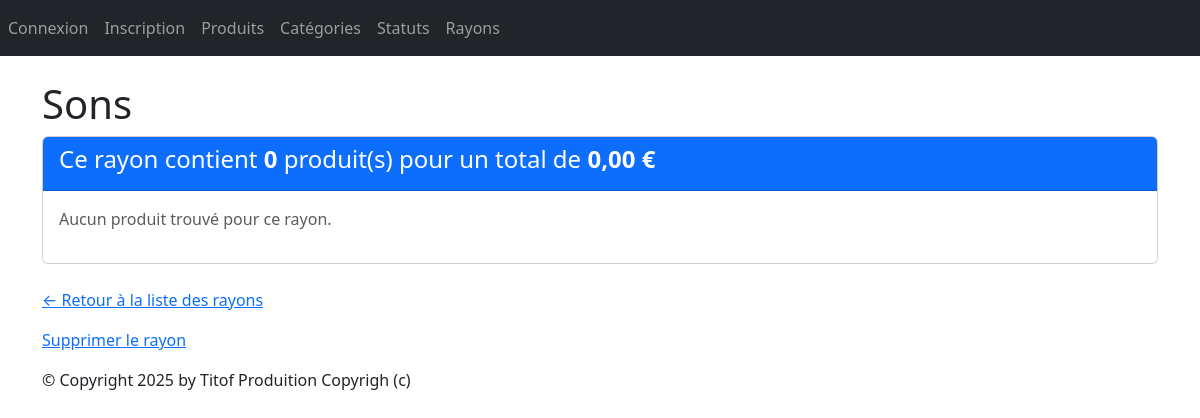
The page /monApp/rayon/4/ on the database as committed earlier.
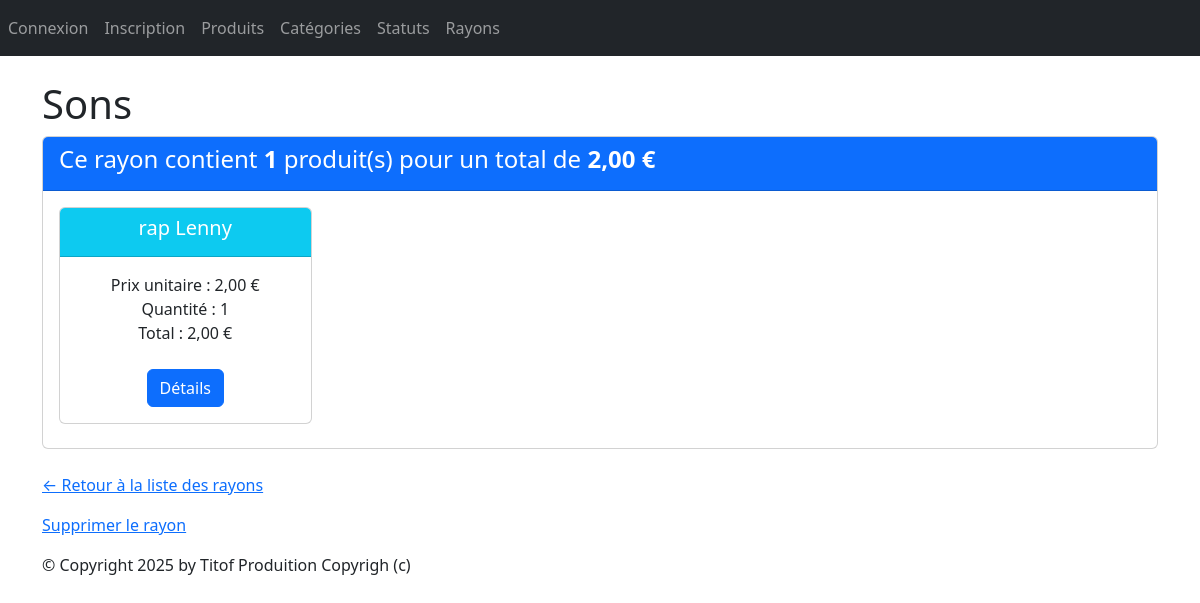
The same page on the database as committed later.
### monApp/models.py (models this page shows, shortened)
class Rayon(models.Model):
    idRayon = models.AutoField(primary_key=True)
    nomRayon = models.CharField(max_length=200)

class Produit(models.Model):
    refProd = models.AutoField(primary_key=True)
    intituleProd = models.CharField(max_length=200)
    prixUnitaireProd = models.DecimalField(max_digits=10, decimal_places=2)
    dateFabrication = models.DateField(auto_now=True)
    categorie = models.ForeignKey(Categorie, on_delete=models.CASCADE, related_name="produits",null=True, blank=True)
    statut = models.ForeignKey(Statut, on_delete=models.SET_NULL, related_name="produits",null=True, blank=True)

### monApp/views.py (the view)
# urls.py: path("rayon/<pk>/", views.RayonDetailView.as_view(), name="dtl_rayon"),
class RayonDetailView(DetailView):
    model = Rayon
    template_name = "monApp/detail_rayon.html"
    context_object_name = "rayon"
    def get_context_data(self, **kwargs):
        context = super().get_context_data(**kwargs)
        rayon = self.object
        contenir_items = rayon.contenir.select_related('refProd').all()  # <- related_name
        prdts_dt = []
        total_rayon = 0
        total_nb_produit = 0
        for c in contenir_items:
            total = c.total_produit
            total_rayon += total
            total_nb_produit += c.qte
            prdts_dt.append({
                "produit": c.refProd,
                "qte": c.qte,
                "prix_unitaire": c.refProd.prixUnitaireProd,
                "total_produit": total
            })
        context.update({
            "prdts_dt": prdts_dt,
            "total_rayon": total_rayon,
            "total_nb_produit": total_nb_produit
        })
        return context

### monApp/models.py (called while the page is built)
    @property
    def total_produit(self):
        return self.qte * self.refProd.prixUnitaireProd

### monApp/templates/monApp/detail_rayon.html
{% extends "monApp/base.html" %}
{% block contenu %}
<h1>{{ rayon.nomRayon }}</h1>
<div class="card mb-4">
    <div class="card-header bg-primary text-white">
        <h4>Ce rayon contient <strong>{{ total_nb_produit }}</strong> produit(s) pour un total de
        <strong>{{ total_rayon|floatformat:2 }} €</strong></h4>
    </div>
    <div class="card-body">
        <div class="row">
            {% if prdts_dt %}
                {% for data in prdts_dt %}
                    <div class="col-sm-3">
                        <div class="card mb-2 text-center">
                            <div class="card-header bg-info text-white">
                                <h5 class="card-title">{{ data.produit.intituleProd }}</h5>
                            </div>
                            <div class="card-body">
                                <ul class="list-unstyled">
                                    <li>Prix unitaire : {{ data.prix_unitaire }} €</li>
                                    <li>Quantité : {{ data.qte }}</li>
                                    <li>Total : {{ data.total_produit|floatformat:2 }} €</li>
                                </ul>
                                <a href="{% url 'dtl_prdt' data.produit.refProd %}" class="btn btn-primary mt-2">Détails</a>
                            </div>
                        </div>
                    </div>
                {% endfor %}
            {% else %}
                <p class="text-muted">Aucun produit trouvé pour ce rayon.</p>
            {% endif %}
        </div>
    </div>
</div>
<p><a href="{% url 'lst_rayons' %}">← Retour à la liste des rayons</a></p>
<a href="{% url 'dlt_rayon' rayon.idRayon %}">Supprimer le rayon</a></p>
{% endblock %}

### monApp/templates/monApp/base.html (shortened to what this page needs)
{% load static %}
<html>
<head>
    {% block styles %}
        <link rel="stylesheet" href="{% static 'styles.css' %}" />
        {% load django_bootstrap5 %}
        {% bootstrap_css %}
    {% endblock %}
</head>
<body>
    {% block nav %}
        <nav class="navbar navbar-expand-md navbar-dark bg-dark mb-4">
            <div class="collapse navbar-collapse" id="navbarNav">
                <ul class="navbar-nav ml-auto d-flex flex-row">
                    {% if user.is_authenticated %}
                        <li class="nav-item">
                            <a class="nav-link" href="{% url 'logout' %}">Déconnexion</a>
                        </li>
                    {% else %}
                        <li class="nav-item">
                            <a class="nav-link" href="{% url 'login' %}">Connexion</a>
                        </li>
                        <li class="nav-item">
                            <a class="nav-link" href="{% url 'register' %}">Inscription</a>
                        </li>
                    {% endif %}
                    <li class="nav-item">
                        <a class="nav-link" href="{% url 'lst_prdts' %}">Produits</a>
                    </li>
                    <li class="nav-item">
                        <a class="nav-link" href="{% url 'lst_cats' %}">Catégories</a>
                    </li>
                    <li class="nav-item">
                        <a class="nav-link" href="{% url 'lst_status' %}">Statuts</a>
                    </li>
                    <li class="nav-item">
                        <a class="nav-link" href="{% url 'lst_rayons' %}">Rayons</a>
                    </li>
                </ul>
            </div>
        </nav>
    {% endblock %}
    <main role="main" class="container top-pushed">
        <div class="jumbotron">
            {% block contenu %}
            {% endblock %}
        </div>
    </main>
    <footer class="footer">
        <div class="container">
            <p>&copy; Copyright {% now "Y" %} by Titof Produition Copyrigh (c)</p>
        </div>
    </footer>
</body>
</html>

### static/styles.css (style rules this page uses)
h1 { color:red }

Rows that differ between the two databases and show on the page:
added Produit: produit.intituleProd "rap Lenny", prix_unitaire "2,00", qte "1", total_produit "2,00"
Other text that changed with them:
{{ total_nb_produit }}: "0" → "1"
{{ total_rayon|floatformat:2 }}: "0,00" → "2,00"
text no longer shown: "Aucun produit trouvé pour ce rayon."
